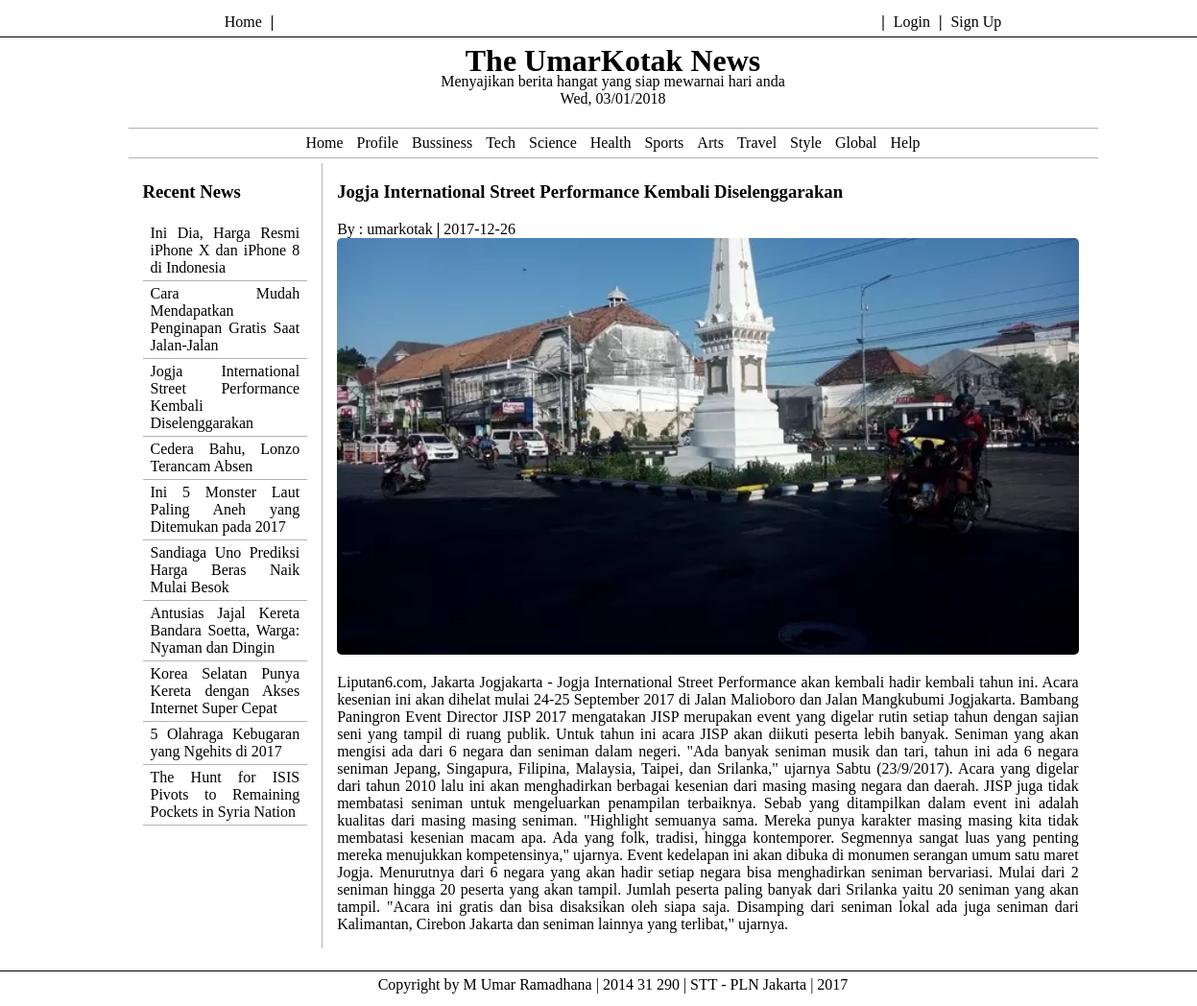
Screenshot of /?page=home&id=18 with the database file from the repository.
### tables this page shows
CREATE TABLE `news` (
  `id` int(11) NOT NULL,
  `title` varchar(150) NOT NULL,
  `content` text NOT NULL,
  `image_url` varchar(150) NOT NULL,
  `author` varchar(50) NOT NULL,
  `date_created` date NOT NULL,
  `category` varchar(75) NOT NULL
);

### models/new.php (called while the page is built)
<?php include "connection.php"; ?>
<?php
$id = $_GET['id'];
$query = $conn->prepare("SELECT * FROM news WHERE id = '$id'");
$query->execute();
$news = $query->fetchAll();
?>

### view/side-menu.php (the view)
<?php include "models/connection.php"; ?>
<?php
$query = $conn->prepare("SELECT * FROM news ORDER BY id DESC LIMIT 0, 10");
$query->execute();
$news = $query->fetchAll();
?>
<?php foreach ($news as $new) { ?>
  <div class="border-grey">
    <a href="?page=home&id=<?php echo $new['id']; ?>"><p style="text-align: justify;" class="margin-3">
      <?php echo $new['title']; ?>
    </p></a>
  </div>
<?php } ?>

### view/new.php
<?php
if (isset($_GET['id'])) {
  include "models/new.php";
} else {
  header("location: ?page=home");
}
?>
<?php foreach ($news as $new) { ?>
<h3><?php echo $new['title']; ?></h3>
By : <?php echo $new['author']; ?> <b> | </b>
<?php echo $new['date_created']; ?>
<img src="<?php echo $new['image_url'] ?>" style="width: 100%; border-radius: 5px;">
<p style="text-align: justify;">
  <?php echo $new['content']; ?>
</p>
<?php } ?>

### style/style.css (style rules this page uses)
.border-grey { border-bottom: 1px solid #b3b3b3; }
.margin-3 { margin: 3px; }
a:link, a:visited { color: black ; padding: 1px 5px; text-align: center; text-decoration: none; display: inline-block; }

### rows the page displays
news: title "Ini Dia, Harga Resmi iPhone X dan iPhone 8 di Indonesia"
news: title "Cara Mudah Mendapatkan Penginapan Gratis Saat Jalan-Jalan"
news: title "Jogja International Street Performance Kembali Diselenggarakan", author "umarkotak", date_created "2017-12-26", image_url (picture), content "Liputan6.com, Jakarta Jogjakarta - Jogja International Street Performance akan kembali hadir kembali tahun ini. Acara kesenian ini akan dihelat mulai 24-25 September 2017 di Jalan Malioboro dan Jalan Mangkubumi Jogjakarta. Bambang Paningron Event Director JISP 2017 mengatakan JISP merupakan event yang digelar rutin setiap tahun dengan sajian seni yang tampil di ruang publik. Untuk tahun ini acara JISP akan diikuti peserta lebih banyak. Seniman yang akan mengisi ada dari 6 negara dan seniman dalam negeri. \"Ada banyak seniman musik dan tari, tahun ini ada 6 negara seniman Jepang, Singapura, Filipina, Malaysia, Taipei, dan Srilanka,\" ujarnya Sabtu (23/9/2017). Acara yang digelar dari tahun…"
news: title "Cedera Bahu, Lonzo Terancam Absen"
news: title "Ini 5 Monster Laut Paling Aneh yang Ditemukan pada 2017"
news: title "Sandiaga Uno Prediksi Harga Beras Naik Mulai Besok"
news: title "Antusias Jajal Kereta Bandara Soetta, Warga: Nyaman dan Dingin"
news: title "Korea Selatan Punya Kereta dengan Akses Internet Super Cepat"
news: title "5 Olahraga Kebugaran yang Ngehits di 2017"
news: title "The Hunt for ISIS Pivots to Remaining Pockets in Syria Nation"
